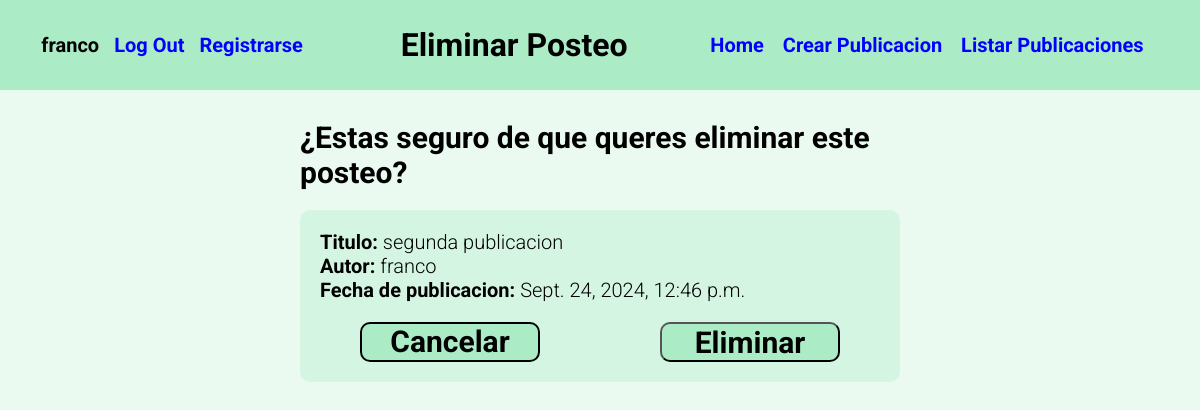
The page /confirmar_eliminar/2 (signed in) on the database its author committed.
### post/models.py (models this page shows, shortened)
class Publicacion(models.Model):
    titulo = models.CharField(max_length=100)
    contenido = models.TextField()
    fechaPublicacion = models.DateTimeField(auto_now_add=True)
    autor = models.ForeignKey(User, on_delete=models.CASCADE, related_name='posteos_hechos')

### post/views.py (the view)
# urls.py: path('confirmar_eliminar/<int:pk>', EliminarPublicacion.as_view(), name="confirmar_eliminar"),
class EliminarPublicacion(LoginRequiredMixin, DeleteView):
    model = Publicacion
    template_name = 'confirmar_eliminar.html'
    success_url = reverse_lazy('home')
    context_object_name = 'publicacion'

### post/templates/confirmar_eliminar.html (shortened to what this page needs)
{% extends "base.html" %}
{% block header %}
    <h1>Eliminar Posteo</h1>
{% endblock %}
{% block content %}
    <div class="publicacion">
        <h2>¿Estas seguro de que queres eliminar este posteo?</h2>
        <div class="interior">
            <div class="datos">
                <span class="textoNormal">
                    Titulo:
                    <span class="textoItemLista">{{ publicacion.titulo }}</span>
                </span>
                <span class="textoNormal">
                    Autor:
                    <span class="textoItemLista">{{ publicacion.autor }}</span>
                </span>
                <span class="textoNormal">
                    Fecha de publicacion:
                    <span class="textoItemLista">{{ publicacion.fechaPublicacion }}</span>
                </span>
            </div>
            <form class="eliminar" method="post">
                <a class="cancelar" href="{%url 'listar_publicaciones' %}">Cancelar</a>
                <button type="submit">Eliminar</button>
            </form>
        </div>
    </div>
{% endblock %}

### post/templates/base.html (shortened to what this page needs)
<!DOCTYPE html>
<html lang="en">
<head>
    {% load static %}
    <link rel="stylesheet" href="{% static 'estilos.css' %}">
</head>
<body>
    <header>
        <div class="parteRegistro textoEnlace">
            {% if user.is_authenticated %}
                <span class="textoNormal">{{ user.username }}</span>
                <a href="{% url "logout" %}">Log Out</a>
            {% else %}
                <span class="textoNormal">No estas registrado aun</span>
                <a href="{% url "login" %}">Log In</a>
            {% endif %}
            <a href="{% url "registro" %}">Registrarse</a>
        </div>
        {% block header %}<h1 class="titulo">Mi base</h1>{% endblock header %}
        {% include 'navbar.html' %}
    </header>
    <div class="contenido">
        {% block content %}
        {% endblock %}
    </div>
</body>
</html>

### post/static/estilos.css (style rules this page uses)
* { margin: 0; padding: 0; box-sizing: border-box; font-family: 'Roboto'; }
body { background-color: #eafaf1; }
header { height: 90px; background-color: #abebc6; display: flex; align-items: center; justify-content: space-around; }
.parteRegistro { display: flex; align-items: center; justify-content: center; }
.parteRegistro * { margin-right: 15px; }
.textoNormal { font-size: 20px; font-weight: bold; text-decoration: none; }
.textoEnlace a { font-size: 20px; font-weight: bold; text-decoration: none; color: blue; margin-right: 15px; text-align: center; }
.contenido { background-color: #eafaf1; display: flex; align-items: center; justify-content: center; margin-top: 30px; }
.textoItemLista { font-size: 20px; font-weight: 300; }
.publicacion { display: flex; align-items: center; justify-content: center; flex-direction: column; width: 50%; }
.publicacion h2 { font-size: 30px; font-weight: bold; margin-bottom: 20px; }
.publicacion .interior { background-color: #d5f5e3; list-style: none; width: 100%; border-radius: 10px; }
.publicacion .datos { display: flex; align-content: center; justify-content: center; flex-direction: column; width: 100%; padding: 20px; }
.eliminar { display: flex; align-items: center; justify-content: space-around; flex-direction: row; padding-bottom: 20px; }
.eliminar button { width: 30%; height: 40px; font-size: 30px; font-weight: bold; border-radius: 10px; background-color: #abebc6; }
.cancelar { border: 2px solid; text-decoration: none; width: 30%; height: 40px; font-size: 30px; font-weight: bold; border-radius: 10px; background-color: #abebc6; text-align: center; color: black; }

### rows shown on the page
Publicacion: titulo "segunda publicacion", autor "franco", fechaPublicacion "Sept. 24, 2024, 12:46 p.m."

### other values the page prints
{{ user.username }} "franco"
